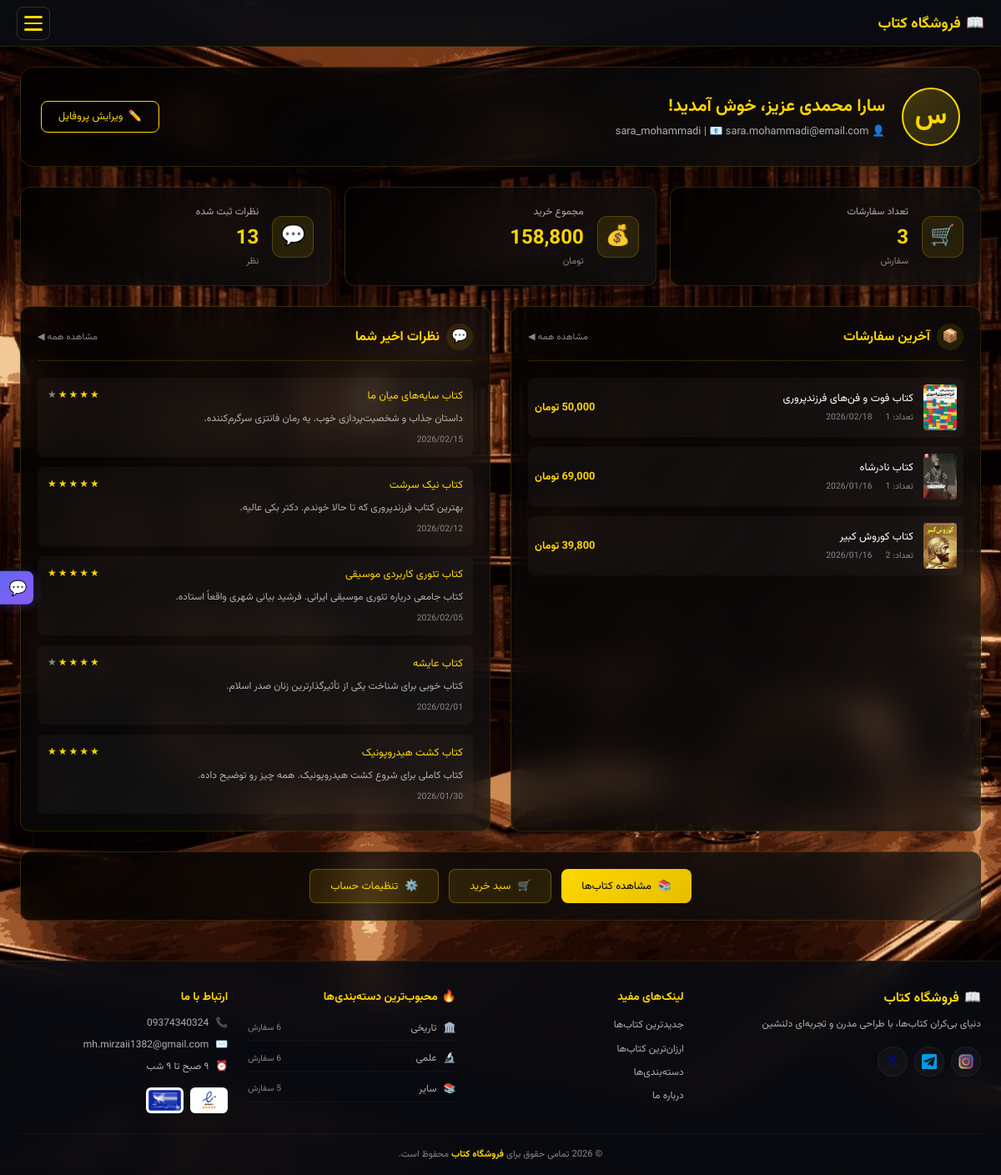
Page /user/dashboard.php (signed in) on the committed database.
### tables this page shows
CREATE TABLE `users` (
  `user_id` int(11) NOT NULL,
  `first_name` varchar(50) NOT NULL,
  `last_name` varchar(50) NOT NULL,
  `username` varchar(50) NOT NULL,
  `address` varchar(255) DEFAULT NULL,
  `email` varchar(100) NOT NULL,
  `password` varchar(255) NOT NULL,
  `user_type` enum('owner','admin','user') DEFAULT 'user',
  `created_at` timestamp NOT NULL DEFAULT current_timestamp()
);

CREATE TABLE `orders` (
  `order_id` int(11) NOT NULL,
  `user_id` int(11) NOT NULL,
  `book_id` int(11) NOT NULL,
  `order_date` timestamp NOT NULL DEFAULT current_timestamp(),
  `quantity` int(11) NOT NULL,
  `total_price` int(11) NOT NULL
);

CREATE TABLE `books` (
  `book_id` int(11) NOT NULL,
  `name` varchar(100) NOT NULL,
  `author` varchar(100) NOT NULL,
  `publication_year` year(4) NOT NULL,
  `image` varchar(255) NOT NULL,
  `category_id` int(11) DEFAULT NULL,
  `price` int(11) NOT NULL,
  `caption` text DEFAULT NULL,
  `created_at` timestamp NOT NULL DEFAULT current_timestamp(),
  `description` text DEFAULT NULL
);

CREATE TABLE `comments` (
  `comment_id` int(11) NOT NULL,
  `book_id` int(11) NOT NULL,
  `user_id` int(11) NOT NULL,
  `rating` int(11) DEFAULT NULL CHECK (`rating` >= 1 and `rating` <= 5),
  `comment` text NOT NULL,
  `created_at` timestamp NOT NULL DEFAULT current_timestamp(),
  `admin_response` text DEFAULT NULL,
  `response_date` timestamp NULL DEFAULT NULL
);

CREATE TABLE `categories` (
  `category_id` int(11) NOT NULL,
  `category_name` varchar(50) NOT NULL,
  `category_slug` varchar(50) NOT NULL,
  `category_icon` varchar(50) DEFAULT NULL,
  `category_description` text DEFAULT NULL,
  `parent_id` int(11) DEFAULT NULL,
  `created_at` timestamp NOT NULL DEFAULT current_timestamp()
);

### user/dashboard.php (the view, shortened to what this page needs)
<?php
include '../database/config.php';
$isLoggedIn = isset($_SESSION['user_id']);
$user_id = $isLoggedIn ? $_SESSION['user_id'] : null;
$stmt = $conn->prepare("SELECT * FROM users WHERE user_id = ?");
$stmt->bind_param('i', $user_id);
$stmt->execute();
$user = $stmt->get_result()->fetch_assoc();
$stats = [];
$stmt = $conn->prepare("SELECT COUNT(*) as count FROM orders WHERE user_id = ?");
$stmt->bind_param('i', $user_id);
$stmt->execute();
$stats['orders'] = $stmt->get_result()->fetch_assoc()['count'];
$stmt = $conn->prepare("SELECT COALESCE(SUM(total_price), 0) as total FROM orders WHERE user_id = ?");
$stmt->bind_param('i', $user_id);
$stmt->execute();
$stats['total_spent'] = $stmt->get_result()->fetch_assoc()['total'];
$stmt = $conn->prepare("SELECT COUNT(*) as count FROM comments WHERE user_id = ?");
$stmt->bind_param('i', $user_id);
$stmt->execute();
$stats['comments'] = $stmt->get_result()->fetch_assoc()['count'];
$recent_orders = [];
$stmt = $conn->prepare("
    SELECT o.order_id, o.quantity, o.total_price, o.order_date,
           b.name as book_name, b.image, b.book_id
    FROM orders o
    JOIN books b ON o.book_id = b.book_id
    WHERE o.user_id = ?
    ORDER BY o.order_date DESC
    LIMIT 5
");
$stmt->bind_param('i', $user_id);
$stmt->execute();
$result = $stmt->get_result();
while ($row = $result->fetch_assoc()) {
    $recent_orders[] = $row;
}
$recent_comments = [];
$stmt = $conn->prepare("
    SELECT c.comment_id, c.rating, c.comment, c.created_at, c.admin_response,
           b.name as book_name, b.book_id
    FROM comments c
    JOIN books b ON c.book_id = b.book_id
    WHERE c.user_id = ?
    ORDER BY c.created_at DESC
    LIMIT 5
");
$stmt->bind_param('i', $user_id);
$stmt->execute();
$result = $stmt->get_result();
while ($row = $result->fetch_assoc()) {
    $recent_comments[] = $row;
}
?>
<link rel="stylesheet" href="../static/css/dashboard.css">
<div class="dashboard-container">
    <div class="welcome-section">
        <div class="welcome-avatar">
            <?= mb_substr($user['first_name'] ?? 'ک', 0, 1) ?>
        </div>
        <div class="welcome-info">
            <h2 class="welcome-title">
                <?= htmlspecialchars($user['first_name'] . ' ' . $user['last_name']) ?> عزیز، خوش آمدید!
            </h2>
            <p class="welcome-subtitle">
                <span>👤</span> <?= htmlspecialchars($user['username']) ?> |
                <span>📧</span> <?= htmlspecialchars($user['email']) ?>
            </p>
        </div>
        <a href="edit_profile.php" class="btn-edit-profile">
            <span>✏️</span>
            ویرایش پروفایل
        </a>
    </div>
    <div class="stats-grid">
        <div class="stat-card">
            <div class="stat-icon">🛒</div>
            <div class="stat-content">
                <div class="stat-label">تعداد سفارشات</div>
                <div class="stat-value"><?= number_format($stats['orders']) ?></div>
                <div class="stat-unit">سفارش</div>
            </div>
        </div>
        <div class="stat-card">
            <div class="stat-icon">💰</div>
            <div class="stat-content">
                <div class="stat-label">مجموع خرید</div>
                <div class="stat-value"><?= number_format($stats['total_spent']) ?></div>
                <div class="stat-unit">تومان</div>
            </div>
        </div>
        <div class="stat-card">
            <div class="stat-icon">💬</div>
            <div class="stat-content">
                <div class="stat-label">نظرات ثبت شده</div>
                <div class="stat-value"><?= number_format($stats['comments']) ?></div>
                <div class="stat-unit">نظر</div>
            </div>
        </div>
    </div>
    <div class="dashboard-grid">
        <div class="panel">
            <div class="panel-header">
                <div class="panel-icon">📦</div>
                <h3 class="panel-title">آخرین سفارشات</h3>
                <a href="my_order.php" class="panel-link">مشاهده همه ◀</a>
            </div>
            <div class="orders-list">
                <?php if (empty($recent_orders)): ?>
                    <div class="empty-message">
                        <span>📭</span>
                        <p>هنوز سفارشی ثبت نکرده‌اید.</p>
                    </div>
                <?php else: ?>
                    <?php foreach ($recent_orders as $order): ?>
                        <div class="order-item">
                            <div class="order-image">
                                <img src="../<?= htmlspecialchars($order['image']) ?>" alt="<?= htmlspecialchars($order['book_name']) ?>" onerror="this.src='../static/images/placeholder-book.jpg'">
                            </div>
                            <div class="order-info">
                                <div class="order-book-name"><?= htmlspecialchars($order['book_name']) ?></div>
                                <div class="order-details">
                                    <span>تعداد: <?= $order['quantity'] ?></span>
                                    <span><?= date('Y/m/d', strtotime($order['order_date'])) ?></span>
                                </div>
                            </div>
                            <div class="order-price">
                                <?= number_format($order['total_price']) ?> تومان
                            </div>
                        </div>
                    <?php endforeach; ?>
                <?php endif; ?>
            </div>
        </div>
        <div class="panel">
            <div class="panel-header">
                <div class="panel-icon">💬</div>
                <h3 class="panel-title">نظرات اخیر شما</h3>
                <a href="my_comments.php" class="panel-link">مشاهده همه ◀</a>
            </div>
            <div class="comments-list">
                <?php if (empty($recent_comments)): ?>
                    <div class="empty-message">
                        <span>💭</span>
                        <p>هنوز نظری ثبت نکرده‌اید.</p>
                    </div>
                <?php else: ?>
                    <?php foreach ($recent_comments as $comment): ?>
                        <div class="comment-item">
                            <div class="comment-header">
                                <span class="comment-book">
                                    <a href="book_details.php?id=<?= $comment['book_id'] ?>" style="color: var(--primary-color); text-decoration: none;">
                                        <?= htmlspecialchars($comment['book_name']) ?>
                                    </a>
                                </span>
                                <div class="comment-rating">
                                    <?php for ($i = 1; $i <= 5; $i++): ?>
                                        <span class="<?= $i <= $comment['rating'] ? 'star-filled' : 'star-empty' ?>">★</span>
                                    <?php endfor; ?>
                                </div>
                            </div>
                            <div class="comment-text"><?= nl2br(htmlspecialchars($comment['comment'])) ?></div>
                            <div class="comment-date"><?= date('Y/m/d', strtotime($comment['created_at'])) ?></div>
                        </div>
                    <?php endforeach; ?>
                <?php endif; ?>
            </div>
        </div>
    </div>
    <div class="quick-actions">
        <a href="books.php" class="action-btn primary">
            <span>📚</span>
            مشاهده کتاب‌ها
        </a>
        <a href="order.php" class="action-btn">
            <span>🛒</span>
            سبد خرید
        </a>
        <a href="edit_profile.php" class="action-btn">
            <span>⚙️</span>
            تنظیمات حساب
        </a>
    </div>
</div>
<?php
$content = ob_get_clean();
include '../includes/header-footer.php';
?>

### includes/header-footer.php (shortened to what this page needs)
<?php
$isLoggedIn = $isLoggedIn ?? false;
include_once __DIR__ . '/../database/config.php';
$social_links = [
    'instagram' => 'https://instagram.com/Hoseiin_28',
    'telegram'   => 'https://t.me/Hoseiin_28',
    'twitter'    => '#'
];
$popular_categories = [];
$cat_query = "
    SELECT c.category_id, c.category_name, c.category_icon, c.category_slug,
           COUNT(o.order_id) as order_count
    FROM categories c
    LEFT JOIN books b ON c.category_id = b.category_id
    LEFT JOIN orders o ON b.book_id = o.book_id
    GROUP BY c.category_id
    HAVING order_count > 0
    ORDER BY order_count DESC
    LIMIT 3
";
$cat_result = $conn->query($cat_query);
while ($cat = $cat_result->fetch_assoc()) {
    $popular_categories[] = $cat;
}
?>
<!DOCTYPE html>
<html lang="fa" dir="rtl">
<head>
    <link rel="stylesheet" href="../static/css/header-footer.css">
</head>
<body>
    <?php if ($isLoggedIn): ?>
    <div class="chat-trigger" id="chatTrigger">
        <span>💬</span>
    </div>
    <?php endif; ?>
    <header class="main-header">
        <div class="header-container">
            <a href="/new-web/user/index.php" class="header-logo">
                <span>📖</span>
                <span>فروشگاه کتاب</span>
            </a>
            <button class="hamburger-btn" id="hamburgerBtn">
                <span></span>
                <span></span>
                <span></span>
            </button>
        </div>
    </header>
    <div class="header-spacer"></div>
    <?php echo $content ?? ''; ?>
    <footer class="main-footer">
        <div class="footer-container">
            <div class="footer-grid">
                <div class="footer-col">
                    <a href="/new-web/index.php" class="footer-logo">
                        <span>📖</span>
                        <span>فروشگاه کتاب</span>
                    </a>
                    <p class="footer-desc">دنیای بی‌کران کتاب‌ها، با طراحی مدرن و تجربه‌ای دلنشین</p>
                    <div class="footer-social">
                        <?php if (!empty($social_links['instagram'])): ?>
                        <a href="<?= htmlspecialchars($social_links['instagram']) ?>" target="_blank" rel="noopener" class="social-link">
                            <img src="../static/images/icon-instagram.png" alt="Instagram">
                        </a>
                        <?php endif; ?>
                        <?php if (!empty($social_links['telegram'])): ?>
                        <a href="<?= htmlspecialchars($social_links['telegram']) ?>" target="_blank" rel="noopener" class="social-link">
                            <img src="/new-web/static/images/icon-telegram.png" alt="Telegram">
                        </a>
                        <?php endif; ?>
                        <?php if (!empty($social_links['twitter'])): ?>
                        <a href="<?= htmlspecialchars($social_links['twitter']) ?>" target="_blank" rel="noopener" class="social-link">
                            <span>𝕏</span>
                        </a>
                        <?php endif; ?>
                    </div>
                </div>
                <div class="footer-col">
                    <h4>لینک‌های مفید</h4>
                    <ul class="footer-links">
                        <li><a href="/new-web/user/books.php?sort=latest">جدیدترین کتاب‌ها</a></li>
                        <li><a href="/new-web/user/books.php?sort=price_asc">ارزان‌ترین کتاب‌ها</a></li>
                        <li><a href="/new-web/user/categories.php">دسته‌بندی‌ها</a></li>
                        <li><a href="/new-web/user/about.php">درباره ما</a></li>
                    </ul>
                </div>
                <div class="footer-col">
                    <h4><span>🔥</span> محبوب‌ترین دسته‌بندی‌ها</h4>
                    <?php if (!empty($popular_categories)): ?>
                    <div class="popular-list">
                        <?php foreach ($popular_categories as $index => $cat): ?>
                        <a href="/new-web/user/books.php?category=<?= $cat['category_id'] ?>" class="popular-item">
                            <span><?= htmlspecialchars($cat['category_icon'] ?? '📚') ?></span>
                            <span class="popular-name"><?= htmlspecialchars($cat['category_name']) ?></span>
                            <span class="popular-count"><?= $cat['order_count'] ?> سفارش</span>
                        </a>
                        <?php endforeach; ?>
                    </div>
                    <?php endif; ?>
                </div>
                <div class="footer-col">
                    <h4>ارتباط با ما</h4>
                    <div class="contact-info">
                        <div class="contact-item">
                            <span>📞</span>
                            <span>09374340324</span>
                        </div>
                        <div class="contact-item">
                            <span>✉️</span>
                            <span>mh.mirzaii1382@gmail.com</span>
                        </div>
                        <div class="contact-item">
                            <span>⏰</span>
                            <span>۹ صبح تا ۹ شب</span>
                        </div>
                    </div>
                    <div class="trust-badges">
                        <img src="/new-web/static/images/enamad.png" alt="نماد اعتماد">
                        <img src="/new-web/static/images/shaparak.jpg" alt="درگاه پرداخت">
                    </div>
                </div>
            </div>
            <div class="footer-bottom">
                <p>© 2026 تمامی حقوق برای <strong>فروشگاه کتاب</strong> محفوظ است.</p>
            </div>
        </div>
    </footer>
</body>
</html>

### rows in the picture
users: first_name "س", first_name+last_name "سارا محمدی", username "sara_mohammadi", email "sara.mohammadi@email.com"
orders: book.image (picture), book.name "کتاب فوت‌ و فن‌های فرزندپروری", quantity "1", order_date "2026/02/18"
orders: book.image (picture), book.name "کتاب نادرشاه", quantity "1", order_date "2026/01/16"
orders: book.image (picture), book.name "کتاب کوروش کبیر", quantity "2", order_date "2026/01/16"
comments: book.name "کتاب سایه‌های میان ما", comment "داستان جذاب و شخصیت‌پردازی خوب. یه رمان فانتزی سرگرم‌کننده.", created_at "2026/02/15"
comments: book.name "کتاب نیک‌ سرشت", comment "بهترین کتاب فرزندپروری که تا حالا خوندم. دکتر بکی عالیه.", created_at "2026/02/12"
comments: book.name "کتاب تئوری کاربردی موسیقی", comment "کتاب جامعی درباره تئوری موسیقی ایرانی. فرشید بیانی شهری واقعاً استاده.", created_at "2026/02/05"
comments: book.name "کتاب عایشه", comment "کتاب خوبی برای شناخت یکی از تأثیرگذارترین زنان صدر اسلام.", created_at "2026/02/01"
comments: book.name "کتاب کشت هیدروپونیک", comment "کتاب کاملی برای شروع کشت هیدروپونیک. همه چیز رو توضیح داده.", created_at "2026/01/30"
categories: category_icon "🏛️", category_name "تاریخی"
categories: category_icon "🔬", category_name "علمی"
categories: category_icon "📚", category_name "سایر"

### other values in the picture
$stats['orders'] "3"
$stats['total_spent'] "158,800"
$stats['comments'] "13"
